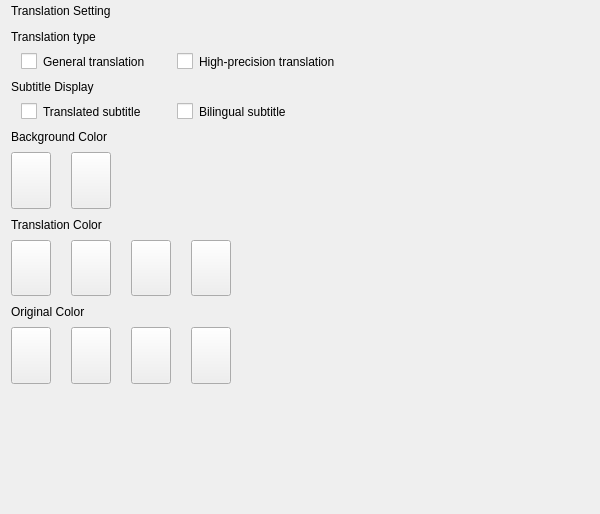
<?xml version="1.0" encoding="UTF-8"?>
<ui version="4.0">
 <class>WTranslationPageClass</class>
 <widget class="QWidget" name="WTranslationPageClass">
  <property name="geometry">
   <rect>
    <x>0</x>
    <y>0</y>
    <width>600</width>
    <height>514</height>
   </rect>
  </property>
  <property name="windowTitle">
   <string>WTranslationPage</string>
  </property>
  <property name="styleSheet">
   <string notr="true">QWidget{
	font: 12px &quot;微软雅黑&quot;;
}	

QLabel#label_title{
	font: 16px &quot;微软雅黑&quot;;
}</string>
  </property>
  <layout class="QHBoxLayout" name="horizontalLayout_6">
   <property name="spacing">
    <number>6</number>
   </property>
   <property name="topMargin">
    <number>0</number>
   </property>
   <property name="bottomMargin">
    <number>130</number>
   </property>
   <item>
    <layout class="QVBoxLayout" name="verticalLayout_6">
     <item>
      <widget class="QLabel" name="label_title">
       <property name="minimumSize">
        <size>
         <width>0</width>
         <height>21</height>
        </size>
       </property>
       <property name="maximumSize">
        <size>
         <width>16777215</width>
         <height>21</height>
        </size>
       </property>
       <property name="text">
        <string>Translation Setting</string>
       </property>
      </widget>
     </item>
     <item>
      <layout class="QVBoxLayout" name="verticalLayout">
       <item>
        <widget class="QLabel" name="label_2">
         <property name="minimumSize">
          <size>
           <width>0</width>
           <height>19</height>
          </size>
         </property>
         <property name="maximumSize">
          <size>
           <width>16777215</width>
           <height>19</height>
          </size>
         </property>
         <property name="text">
          <string>Translation type</string>
         </property>
        </widget>
       </item>
       <item>
        <layout class="QHBoxLayout" name="horizontalLayout_4">
         <property name="leftMargin">
          <number>10</number>
         </property>
         <item>
          <widget class="QCheckBox" name="ck_tr_1">
           <property name="minimumSize">
            <size>
             <width>150</width>
             <height>0</height>
            </size>
           </property>
           <property name="maximumSize">
            <size>
             <width>150</width>
             <height>19</height>
            </size>
           </property>
           <property name="styleSheet">
            <string notr="true">QCheckBox::indicator {width: 16px; height: 16px;}

QCheckBox::indicator:unchecked {border-image: url(:/QtTest/icon/Setting/soundbot/unsel.png);}

QCheckBox::indicator:checked {border-image: url(:/QtTest/icon/Setting/soundbot/sel.png);}
</string>
           </property>
           <property name="text">
            <string>General translation</string>
           </property>
          </widget>
         </item>
         <item>
          <widget class="QCheckBox" name="ck_tr_2">
           <property name="maximumSize">
            <size>
             <width>16777215</width>
             <height>19</height>
            </size>
           </property>
           <property name="styleSheet">
            <string notr="true">QCheckBox::indicator {width: 16px; height: 16px;}

QCheckBox::indicator:unchecked {border-image: url(:/QtTest/icon/Setting/soundbot/unsel.png);}

QCheckBox::indicator:checked {border-image: url(:/QtTest/icon/Setting/soundbot/ckeck.png);}</string>
           </property>
           <property name="text">
            <string>High-precision translation</string>
           </property>
          </widget>
         </item>
        </layout>
       </item>
      </layout>
     </item>
     <item>
      <layout class="QVBoxLayout" name="verticalLayout_2">
       <item>
        <widget class="QLabel" name="label_3">
         <property name="maximumSize">
          <size>
           <width>16777215</width>
           <height>19</height>
          </size>
         </property>
         <property name="text">
          <string>Subtitle Display</string>
         </property>
        </widget>
       </item>
       <item>
        <layout class="QHBoxLayout" name="horizontalLayout_5">
         <property name="leftMargin">
          <number>10</number>
         </property>
         <item>
          <widget class="QCheckBox" name="ck_sd_1">
           <property name="maximumSize">
            <size>
             <width>150</width>
             <height>19</height>
            </size>
           </property>
           <property name="styleSheet">
            <string notr="true">QCheckBox::indicator {width: 16px; height: 16px;}

QCheckBox::indicator:unchecked {border-image: url(:/QtTest/icon/Setting/soundbot/unsel.png);}

QCheckBox::indicator:checked {border-image: url(:/QtTest/icon/Setting/soundbot/ckeck.png);}</string>
           </property>
           <property name="text">
            <string>Translated subtitle</string>
           </property>
          </widget>
         </item>
         <item>
          <widget class="QCheckBox" name="ck_sd_2">
           <property name="maximumSize">
            <size>
             <width>16777215</width>
             <height>19</height>
            </size>
           </property>
           <property name="styleSheet">
            <string notr="true">QCheckBox::indicator {width: 16px; height: 16px;}

QCheckBox::indicator:unchecked {border-image: url(:/QtTest/icon/Setting/soundbot/unsel.png);}

QCheckBox::indicator:checked {border-image: url(:/QtTest/icon/Setting/soundbot/ckeck.png);}</string>
           </property>
           <property name="text">
            <string>Bilingual subtitle</string>
           </property>
          </widget>
         </item>
        </layout>
       </item>
      </layout>
     </item>
     <item>
      <layout class="QVBoxLayout" name="verticalLayout_3">
       <item>
        <widget class="QLabel" name="label_4">
         <property name="maximumSize">
          <size>
           <width>16777215</width>
           <height>19</height>
          </size>
         </property>
         <property name="text">
          <string>Background Color</string>
         </property>
        </widget>
       </item>
       <item>
        <layout class="QHBoxLayout" name="horizontalLayout">
         <property name="spacing">
          <number>20</number>
         </property>
         <item>
          <widget class="WRadioBtn" name="ck_bk_1">
           <property name="minimumSize">
            <size>
             <width>36</width>
             <height>36</height>
            </size>
           </property>
           <property name="maximumSize">
            <size>
             <width>64</width>
             <height>64</height>
            </size>
           </property>
           <property name="text">
            <string/>
           </property>
          </widget>
         </item>
         <item>
          <widget class="WRadioBtn" name="ck_bk_2">
           <property name="minimumSize">
            <size>
             <width>36</width>
             <height>36</height>
            </size>
           </property>
           <property name="maximumSize">
            <size>
             <width>64</width>
             <height>64</height>
            </size>
           </property>
           <property name="text">
            <string/>
           </property>
          </widget>
         </item>
         <item>
          <spacer name="horizontalSpacer_2">
           <property name="orientation">
            <enum>Qt::Horizontal</enum>
           </property>
           <property name="sizeHint" stdset="0">
            <size>
             <width>40</width>
             <height>20</height>
            </size>
           </property>
          </spacer>
         </item>
        </layout>
       </item>
      </layout>
     </item>
     <item>
      <layout class="QVBoxLayout" name="verticalLayout_4">
       <item>
        <widget class="QLabel" name="label_5">
         <property name="maximumSize">
          <size>
           <width>16777215</width>
           <height>19</height>
          </size>
         </property>
         <property name="text">
          <string>Translation Color</string>
         </property>
        </widget>
       </item>
       <item>
        <layout class="QHBoxLayout" name="horizontalLayout_2">
         <property name="spacing">
          <number>20</number>
         </property>
         <item>
          <widget class="WRadioBtn" name="ck_tl_1">
           <property name="minimumSize">
            <size>
             <width>36</width>
             <height>36</height>
            </size>
           </property>
           <property name="maximumSize">
            <size>
             <width>64</width>
             <height>64</height>
            </size>
           </property>
           <property name="text">
            <string/>
           </property>
          </widget>
         </item>
         <item>
          <widget class="WRadioBtn" name="ck_tl_2">
           <property name="minimumSize">
            <size>
             <width>36</width>
             <height>36</height>
            </size>
           </property>
           <property name="maximumSize">
            <size>
             <width>64</width>
             <height>64</height>
            </size>
           </property>
           <property name="text">
            <string/>
           </property>
          </widget>
         </item>
         <item>
          <widget class="WRadioBtn" name="ck_tl_3">
           <property name="minimumSize">
            <size>
             <width>36</width>
             <height>36</height>
            </size>
           </property>
           <property name="maximumSize">
            <size>
             <width>64</width>
             <height>64</height>
            </size>
           </property>
           <property name="text">
            <string/>
           </property>
          </widget>
         </item>
         <item>
          <widget class="WRadioBtn" name="ck_tl_4">
           <property name="minimumSize">
            <size>
             <width>36</width>
             <height>36</height>
            </size>
           </property>
           <property name="maximumSize">
            <size>
             <width>64</width>
             <height>64</height>
            </size>
           </property>
           <property name="text">
            <string/>
           </property>
          </widget>
         </item>
         <item>
          <spacer name="horizontalSpacer_3">
           <property name="orientation">
            <enum>Qt::Horizontal</enum>
           </property>
           <property name="sizeHint" stdset="0">
            <size>
             <width>40</width>
             <height>20</height>
            </size>
           </property>
          </spacer>
         </item>
        </layout>
       </item>
      </layout>
     </item>
     <item>
      <layout class="QVBoxLayout" name="verticalLayout_5">
       <item>
        <widget class="QLabel" name="label_6">
         <property name="minimumSize">
          <size>
           <width>0</width>
           <height>19</height>
          </size>
         </property>
         <property name="maximumSize">
          <size>
           <width>16777215</width>
           <height>19</height>
          </size>
         </property>
         <property name="text">
          <string>Original Color</string>
         </property>
        </widget>
       </item>
       <item>
        <layout class="QHBoxLayout" name="horizontalLayout_3">
         <property name="spacing">
          <number>20</number>
         </property>
         <item>
          <widget class="WRadioBtn" name="ck_og_1">
           <property name="minimumSize">
            <size>
             <width>36</width>
             <height>36</height>
            </size>
           </property>
           <property name="maximumSize">
            <size>
             <width>64</width>
             <height>64</height>
            </size>
           </property>
           <property name="text">
            <string/>
           </property>
          </widget>
         </item>
         <item>
          <widget class="WRadioBtn" name="ck_og_2">
           <property name="minimumSize">
            <size>
             <width>36</width>
             <height>36</height>
            </size>
           </property>
           <property name="maximumSize">
            <size>
             <width>64</width>
             <height>64</height>
            </size>
           </property>
           <property name="text">
            <string/>
           </property>
          </widget>
         </item>
         <item>
          <widget class="WRadioBtn" name="ck_og_3">
           <property name="minimumSize">
            <size>
             <width>36</width>
             <height>36</height>
            </size>
           </property>
           <property name="maximumSize">
            <size>
             <width>64</width>
             <height>64</height>
            </size>
           </property>
           <property name="text">
            <string/>
           </property>
          </widget>
         </item>
         <item>
          <widget class="WRadioBtn" name="ck_og_4">
           <property name="minimumSize">
            <size>
             <width>36</width>
             <height>36</height>
            </size>
           </property>
           <property name="maximumSize">
            <size>
             <width>64</width>
             <height>64</height>
            </size>
           </property>
           <property name="text">
            <string/>
           </property>
          </widget>
         </item>
         <item>
          <spacer name="horizontalSpacer_4">
           <property name="orientation">
            <enum>Qt::Horizontal</enum>
           </property>
           <property name="sizeHint" stdset="0">
            <size>
             <width>40</width>
             <height>20</height>
            </size>
           </property>
          </spacer>
         </item>
        </layout>
       </item>
      </layout>
     </item>
    </layout>
   </item>
   <item>
    <spacer name="horizontalSpacer">
     <property name="orientation">
      <enum>Qt::Horizontal</enum>
     </property>
     <property name="sizeHint" stdset="0">
      <size>
       <width>239</width>
       <height>20</height>
      </size>
     </property>
    </spacer>
   </item>
  </layout>
 </widget>
 <layoutdefault spacing="6" margin="11"/>
 <customwidgets>
  <customwidget>
   <class>WRadioBtn</class>
   <extends>QPushButton</extends>
   <header>model/WRadioBtn.h</header>
  </customwidget>
 </customwidgets>
 <resources>
  <include location="../../../AiSound.qrc"/>
 </resources>
 <connections/>
</ui>
